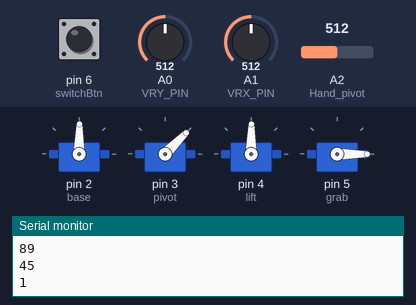
Recording of a program running on a simulated Arduino Uno, built with avr-gcc and run on an emulated ATmega328P. Shown: 4 × servo, the last lines printed to the serial monitor. The test bench sets the inputs (shaded band); at power-on: A0 (VRY_PIN) = 512, A2 (Hand_pivot) = 512, A1 (VRX_PIN) = 512, pin 6 (switchBtn) HIGH.

Above: at 2.3 s.
2.4 s: A0 (VRY_PIN) set to 716
At 5.2 s:
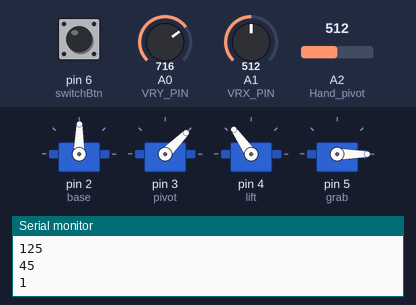
5.5 s: A2 (Hand_pivot) set to 716
At 7.4 s:
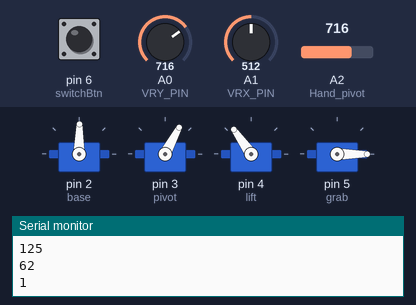
8.0 s: A1 (VRX_PIN) set to 306
At 9.4 s:
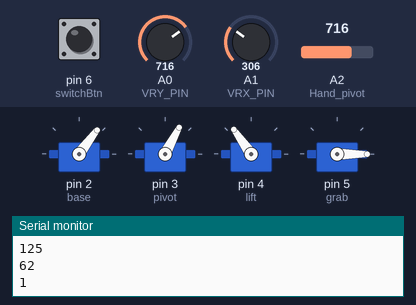
10.5 s: A0 (VRY_PIN) set to 900
At 12.6 s:
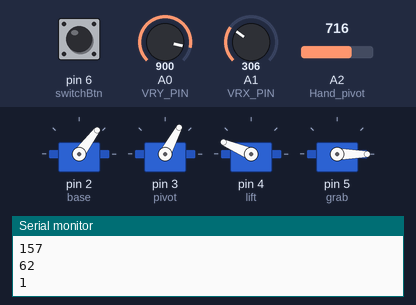
13.0 s: A1 (VRX_PIN) set to 122
At 14.2 s:
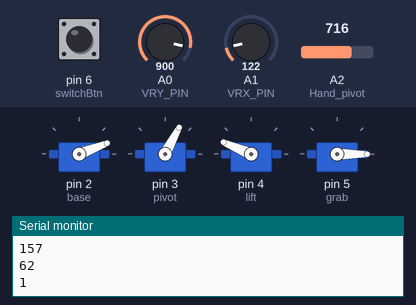
15.1 s: A2 (Hand_pivot) set to 511
At 18.1 s:
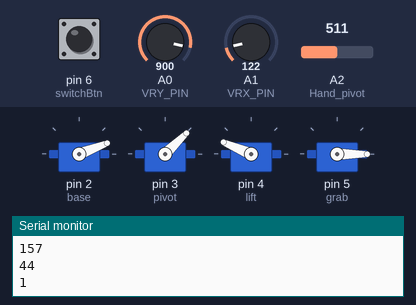
Timing chart, 0 to 19.5 s (numbered marks = the images above; inputs shaded):
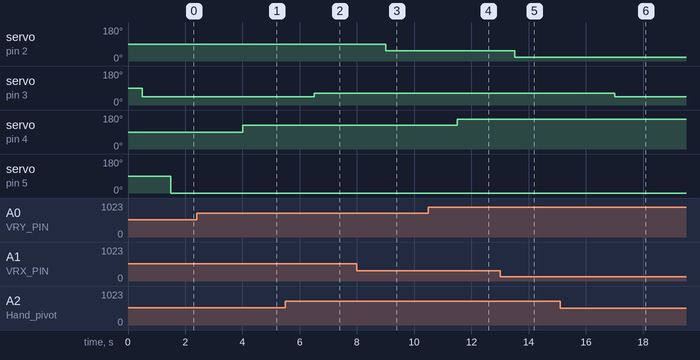

Measured:
- after the input at 2.4 s, servo on pin 4 (lift): 89° → 125° after 1.6 s
- after the input at 5.5 s, servo on pin 3 (pivot): 45° → 62° after 1.0 s
- after the input at 8.0 s, servo on pin 2 (base): 89° → 53° after 1.0 s
- after the input at 10.5 s, servo on pin 4 (lift): 125° → 157° after 1.0 s
- after the input at 13.0 s, servo on pin 2 (base): 53° → 21° after 0.51 s
- after the input at 15.1 s, servo on pin 3 (pivot): 62° → 44° after 1.9 s

The program:

main.cpp
```cpp
#include <Arduino.h>
#include <SPI.h>
#include <Adafruit_PWMServoDriver.h>
#include <Servo.h>

#define VRX_PIN A1
#define VRY_PIN A0
#define Hand_pivot A2
Servo s1;
Servo s2;
Servo s3;
Servo s4;
int xValue = 0;
int yValue = 0;
int pivVal = 0;
int switchBtn = 6;
bool isPress = false;

int base = 2;
int pivot = 3;
int lift = 4;
int grab = 5;
void setup()
{
  Serial.begin(9600);
  pinMode(switchBtn, INPUT_PULLUP);
  s1.attach(base);
  s2.attach(pivot);
  s3.attach(lift);
  s4.attach(grab);
}

void loop()
{
  // read analog X and Y analog values
  xValue = analogRead(VRX_PIN);
  yValue = analogRead(VRY_PIN);
  pivVal = analogRead(Hand_pivot);

  isPress = digitalRead(switchBtn);

  xValue = map(xValue, 0, 1023, 0, 179);
  yValue = map(yValue, 0, 1023, 0, 179);
  pivVal = map(pivVal, 0, 1023, 0, 90);
  // Serial.println(angleToPulse(xValue));
  Serial.println(xValue);
  Serial.println(yValue);
  Serial.println(pivVal);
  Serial.println(isPress);

  s1.write(xValue);
  delay(500);
  s2.write(pivVal);
  delay(500);
  s3.write(yValue);
  delay(500);
  //
  if (isPress)
  {
    s4.write(0);
  }
  else
  {
    s4.write(0);
  }
}
```
